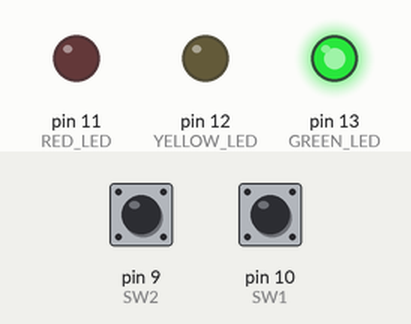
The sketch below on a simulated Arduino Uno, built with avr-gcc and run on an emulated ATmega328P. Parts: output pins drawn as LEDs (lit = HIGH). Dashed ring = blinking. The test bench sets the inputs (shaded band); at power-on: pin 10 (SW1) LOW, pin 9 (SW2) LOW.

Above: at 1.2 s.
1.3 s: pin 10 (SW1) pulled HIGH for 0.15 s
At 1.54 s:
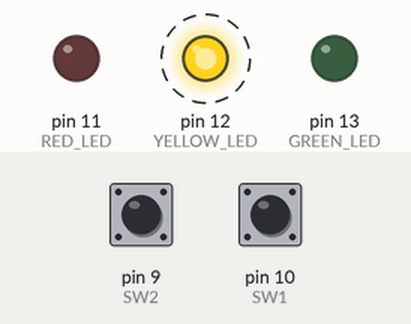
4.3 s: pin 9 (SW2) pulled HIGH for 0.15 s
At 4.6 s:
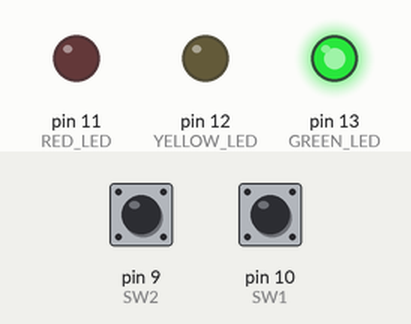
5.9 s: pin 10 (SW1) pulled HIGH for 1 s
At 6.8 s:
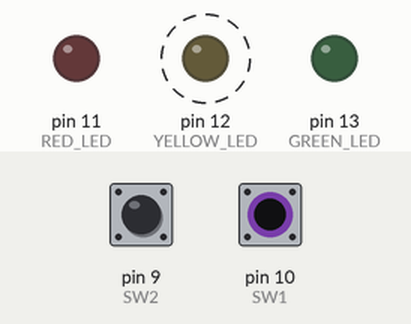
9.9 s: pin 9 (SW2) pulled HIGH for 1 s
At 11.2 s:
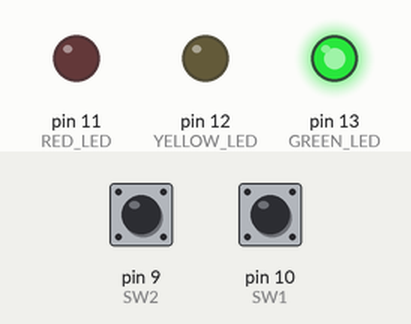
12.4 s: pin 9 (SW2) driven HIGH and pin 10 (SW1) driven HIGH
At 13.4 s:
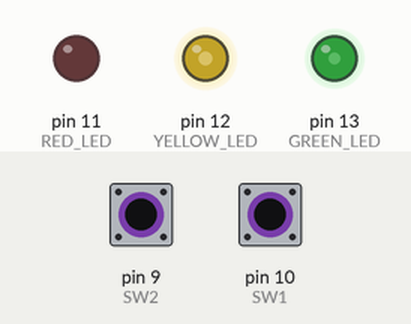
13.9 s: pin 9 (SW2) driven LOW
At 24.3 s:
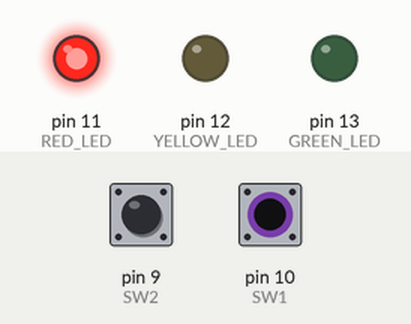
Timing chart, 0 to 25.4 s (numbered marks = the images above; inputs shaded):
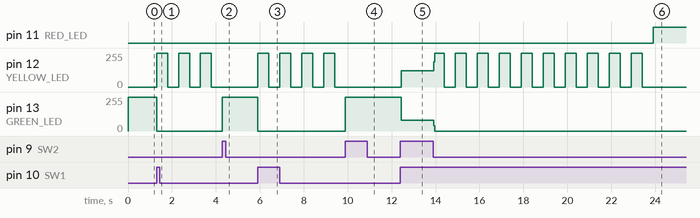

Measured:
- after the input at 1.3 s, pin 12 (YELLOW_LED): alternates 255/255 for 0.50 s and 0/255 for 0.50 s, starting at once; pin 13 (GREEN_LED): 255/255 → 0/255 at once
- after the input at 4.3 s, pin 12 (YELLOW_LED): stays 0/255 (without the input it goes to 255/255 after 1.0 s); pin 13 (GREEN_LED): 0/255 → 255/255 at once
- after the input at 5.9 s, pin 12 (YELLOW_LED): alternates 255/255 for 0.50 s and 0/255 for 0.50 s, starting at once; pin 13 (GREEN_LED): 255/255 → 0/255 at once
- after the input at 9.9 s, pin 12 (YELLOW_LED): stops changing and stays 0/255; pin 13 (GREEN_LED): 0/255 → 255/255 at once
- after the input at 12.4 s, pin 12 (YELLOW_LED): 0/255 → 121/255 at once; pin 13 (GREEN_LED): 255/255 → 79/255 at once
- after the input at 13.9 s, pin 11 (RED_LED): LOW → HIGH after 10.0 s; pin 12 (YELLOW_LED): 121/255 → 188/255 at once, then repeats every 0.94 s: 255/255 0.44 s, 0/255 0.50 s, until it stays 0/255 from 23.4 s; pin 13 (GREEN_LED): 79/255 → 0/255 at once

The sketch:

FSM0.ino
```cpp
// (licence header left out)
const uint16_t BLINK_INTERVAL = 500;  // Time interval between toggling LED1 in milliseconds
const uint8_t GREEN_LED = 13;         // GREEN_LED is connected to D13
const uint8_t YELLOW_LED = 12;        // YELLOW_LED is connected to D12
const uint8_t RED_LED = 11;           // RED_LED is connected to D11
const uint8_t SW1 = 10;               // SW1 is connected to D10
const uint8_t SW2 = 9;                // SW2 is connected to D9

enum states {                         // Define enumerated type for state machine states
  GREEN,
  YELLOW,
  RED
};

states state;                         // Global variable to store current state
uint32_t yellow_time;                 // Global variable to store the time that YELLOW_LED last changed state
uint16_t yellow_count;                // Global variable to store the number of times YELLOW_LED has changed
                                      //   states

void setup() {
  pinMode(GREEN_LED, OUTPUT);         // Configure GREEN_LED pin as a digital output
  pinMode(YELLOW_LED, OUTPUT);        // Configure YELLOW_LED pin as a digital output
  pinMode(RED_LED, OUTPUT);           // Configure RED_LED pin as a digital output
  pinMode(SW1, INPUT);                // Configure SW1 pin as a digital input
  pinMode(SW2, INPUT);                // Configure SW2 pin as a digital input

  digitalWrite(GREEN_LED, HIGH);      // Set GREEN_LED high initially
  digitalWrite(YELLOW_LED, LOW);      // Set YELLOW_LED low initially
  digitalWrite(RED_LED, LOW);         // Set RED_LED low initially

  state = GREEN;
}

void loop() {
  uint32_t t;                         // Local variable to store the current value of the millis timer

  switch (state) {
    case GREEN:
      if (digitalRead(SW1) == HIGH) {   // If SW1 is pressed,
        digitalWrite(GREEN_LED, LOW);   //   turn off GREEN_LED,
        state = YELLOW;                 //   switch to the YELLOW state,
        digitalWrite(YELLOW_LED, HIGH); //   turn on YELLOW_LED,
        yellow_time = millis();         //   record the value of the millis timer, and
        yellow_count = 0;               //   initialize the count variable
      }

      break;

    case YELLOW:
      t = millis();
      if (t >= yellow_time + BLINK_INTERVAL) {
        digitalWrite(YELLOW_LED, !digitalRead(YELLOW_LED));
        yellow_time = t;
        yellow_count++;
      }

      if (digitalRead(SW2) == HIGH) {   // If SW2 is pressed,
        digitalWrite(YELLOW_LED, LOW);  //   turn off YELLOW_LED,
        state = GREEN;                  //   switch to the GREEN state, and
        digitalWrite(GREEN_LED, HIGH);  //   turn on GREEN_LED
      } else if (yellow_count == 20) {  // else if YELLOW_LED has toggled 20 times,
        digitalWrite(YELLOW_LED, LOW);  //   turn off YELLOW_LED,
        state = RED;                    //   switch to the RED state, and
        digitalWrite(RED_LED, HIGH);    //   turn on RED_LED
      }

      break;

    case RED:
      // Abandon all hope ye who enter here...
      break;
  }
}
```
